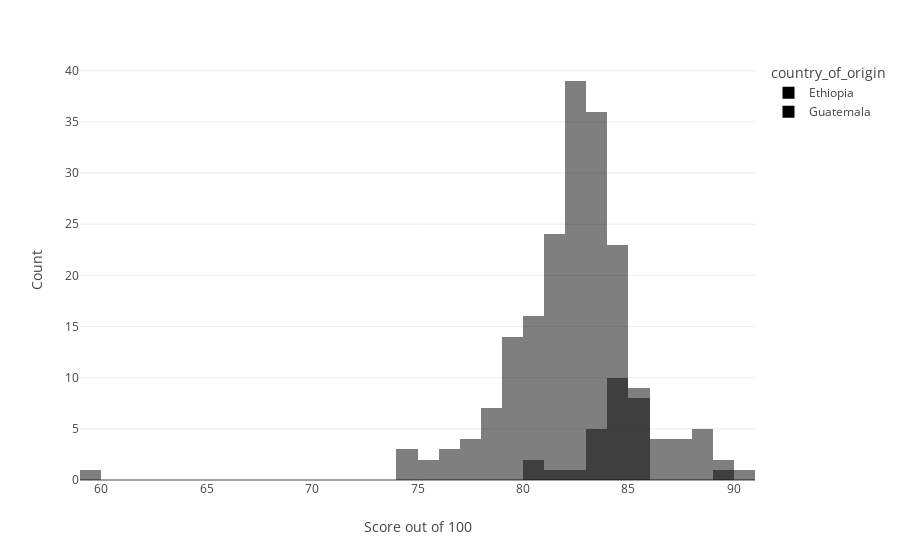

The notebook cell saved with this chart:
### Markdown cell above
In the web app verison of this project, the user will be able to select two different countries to compare their distributions of coffee scores. For this notebook, we'll compare Ethiopia coffee with another popular coffee producing country, Guatemala.

### Code cell
# Place holders for steamlit widgets
country_1 = 'Ethiopia'
country_2 = 'Guatemala'

country_filter = (df_arabica['country_of_origin'] == country_1) | (df_arabica['country_of_origin'] == country_2)
df_filtered = df_arabica[country_filter]

fig = px.histogram(df_filtered, x='total_cup_points', color='country_of_origin', barmode='overlay')
fig.update_layout(xaxis_title='Score out of 100', yaxis_title='Count')
fig.show()

### Figure 1 — Plotly figure (JSON) as saved in the notebook; plotly's stock layout.template omitted (floating-point values rounded to 4 significant figures; data arrays with more than 128 entries replaced by an {"elided": "..."} marker saying what was removed)
{"data": [{"alignmentgroup": "True", "bingroup": "x", "hovertemplate": "country_of_origin=Ethiopia<br>total_cup_points=%{x}<br>count=%{y}<extra></extra>", "legendgroup": "Ethiopia", "marker": {"color": "#000001", "opacity": 0.5, "pattern": {"shape": ""}}, "name": "Ethiopia", "offsetgroup": "Ethiopia", "orientation": "v", "showlegend": true, "type": "histogram", "x": [90.58, 89.92, 89, 88.83, 88.67, 88.42, 88.25, 88.08, 87.83, 87.33, 87.25, 87.08, 86.92, 86.25, 86.25, 86, 85.83, 85.75, 85.5, 85.42, 85.33, 85.33, 85.08, 85.08, 85.08, 84.83, 84.83, 84.67, 84.67, 84.42, 84.33, 84.17, 84.08, 84, 84, 83.83, 83.83, 83.58, 83.5, 83.17, 82.92, 81.08, 80.33, 80], "xaxis": "x", "yaxis": "y"}, {"alignmentgroup": "True", "bingroup": "x", "hovertemplate": "country_of_origin=Guatemala<br>total_cup_points=%{x}<br>count=%{y}<extra></extra>", "legendgroup": "Guatemala", "marker": {"color": "#000002", "opacity": 0.5, "pattern": {"shape": ""}}, "name": "Guatemala", "offsetgroup": "Guatemala", "orientation": "v", "showlegend": true, "type": "histogram", "x": {"elided": "181 float values"}, "xaxis": "x", "yaxis": "y"}], "layout": {"barmode": "overlay", "legend": {"title": {"text": "country_of_origin"}, "tracegroupgap": 0}, "margin": {"t": 60}, "xaxis": {"anchor": "y", "domain": [0, 1], "title": {"text": "Score out of 100"}}, "yaxis": {"anchor": "x", "domain": [0, 1], "title": {"text": "Count"}}}}
